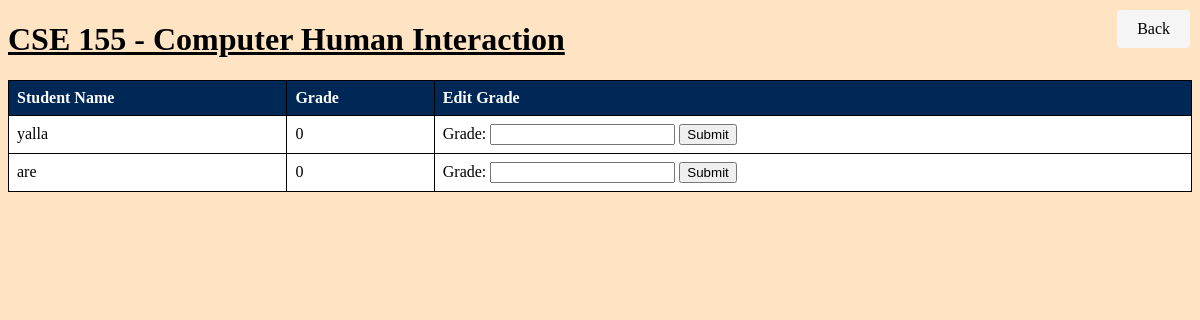
Page /course/1 (signed in) on the committed database.
### login_example.py (models this page shows, shortened)
class Course(db.Model):
    id = db.Column(db.Integer, primary_key=True)
    name = db.Column(db.String(100), nullable=False)
    teacher = db.Column(db.String(100), nullable=False)
    time = db.Column(db.String(100), nullable=False)
    current_students = db.Column(db.Integer, default=0)
    capacity = db.Column(db.Integer, nullable=False)
    users = db.relationship("User", secondary="user_course" ,backref="Course")
    grades = db.relationship("Grade", backref="Course")

class User(UserMixin, db.Model):
    id = db.Column(db.Integer, primary_key=True)
    username = db.Column(db.String(100), unique=True, nullable=False)
    password = db.Column(db.String(100), nullable=False)
    is_teacher = db.Column(db.Boolean, default=False)

### login_example.py (the view)
@app.route('/course/<int:course_id>')
@login_required
def course_detail(course_id):
    course = Course.query.get(course_id)
    students = User.query.join(User.user_courses).filter(UserCourse.course_id == course_id).all()
    student_grades = {}  # Dictionary to store student grades
    for student in students:
        student_grade = Grade.query.filter_by(user_id=student.id, course_id=course_id).first()
        if student_grade:
            student_grades[student.id] = student_grade.grade
        else:
            student_grades[student.id] = 0
    return render_template('course_detail.html', course=course, students=students, student_grades=student_grades)

### login_example.py (called while the page is built)
@login_manager.user_loader
def load_user(user_id):
    return User.query.get(int(user_id))

### templates/course_detail.html (shortened to what this page needs)
<!DOCTYPE html>
<html lang="en">
<head>
</head>
<body>
    <h1>{{ course.name }}</h1>
    <table border="1">
        <thead>
            <tr>
                <th>Student Name</th>
                <th>Grade</th>
                <th>Edit Grade</th>
            </tr>
        </thead>
        <tbody>
            {% for student in students %}
            <tr>
                <td>{{ student.username }}</td>
                <td>
                    {% if student_grades%}
                        {{ student_grades[student.id] }}
                    {% else %}
                        N/A
                    {% endif %}
                </td>
                <td>
                    <form action="{{ url_for('edit_grade', user_id=student.id, course_id=course.id) }}" method="post">
                        <label for="grade">Grade:</label>
                        <input type="text" id="grade" name="grade">
                        <button type="submit">Submit</button>
                    </form>
                </td>
            </tr>
            {% endfor %}
        </tbody>
    </table>
    <a href="{{ url_for('courses') }}" class="back">Back</a>
</body>
</html>

### templates/course_detail.html (style rules this page uses)
.back { position: fixed; top: 10px; right: 10px; padding: 10px 20px; background-color: whitesmoke; color: black; text-decoration: none; border-radius: 4px; }
table { border-collapse: collapse; width: 100%; background-color: white; }
th, td { border: 1px solid black; text-align: left; padding: 8px; }
th { background-color: #002856; color: white; }
tr:nth-child(even) { background-color: white; }
a { color: #002856; text-decoration: none; }
h1 { text-decoration: underline; }
body { background-color: bisque; }

### rows in the picture
Course: name "CSE 155 - Computer Human Interaction"
User: username "yalla", is_teacher "0"
User: username "are", is_teacher "0"
